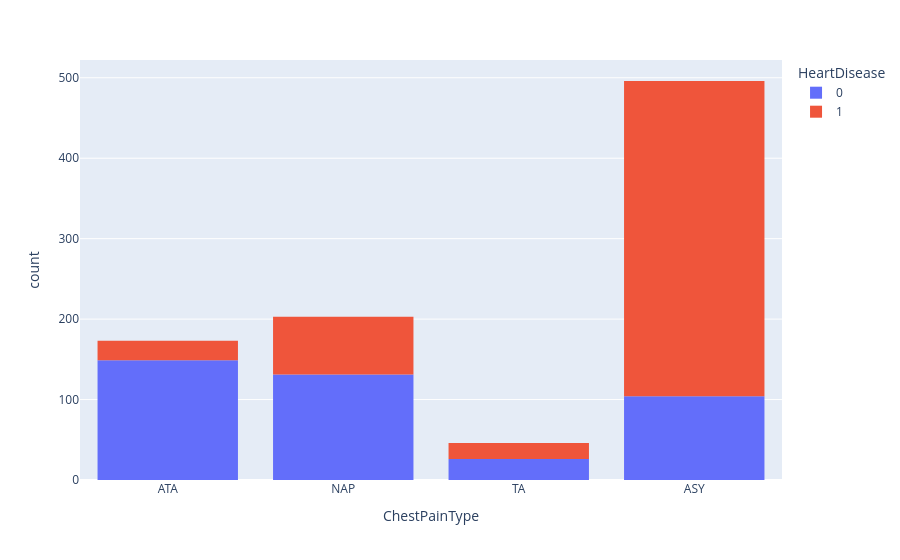

Notebook code cell kept with this figure:
### Markdown cell above
#### ChestPainType vs HeartDisease

### Code cell
px.histogram(heart_df, x='ChestPainType', color='HeartDisease')

### Figure 1 — Plotly figure (JSON) as saved in the notebook; plotly's stock layout.template omitted (floating-point values rounded to 4 significant figures; data arrays with more than 128 entries replaced by an {"elided": "..."} marker saying what was removed)
{"data": [{"bingroup": "x", "hovertemplate": "HeartDisease=0<br>ChestPainType=%{x}<br>count=%{y}<extra></extra>", "legendgroup": "0", "marker": {"color": "#636efa", "pattern": {"shape": ""}}, "name": "0", "orientation": "v", "showlegend": true, "type": "histogram", "x": {"elided": "410 str values"}, "xaxis": "x", "yaxis": "y"}, {"bingroup": "x", "hovertemplate": "HeartDisease=1<br>ChestPainType=%{x}<br>count=%{y}<extra></extra>", "legendgroup": "1", "marker": {"color": "#EF553B", "pattern": {"shape": ""}}, "name": "1", "orientation": "v", "showlegend": true, "type": "histogram", "x": {"elided": "508 str values"}, "xaxis": "x", "yaxis": "y"}], "layout": {"barmode": "relative", "legend": {"title": {"text": "HeartDisease"}, "tracegroupgap": 0}, "margin": {"t": 60}, "xaxis": {"anchor": "y", "domain": [0, 1], "title": {"text": "ChestPainType"}}, "yaxis": {"anchor": "x", "domain": [0, 1], "title": {"text": "count"}}}}
